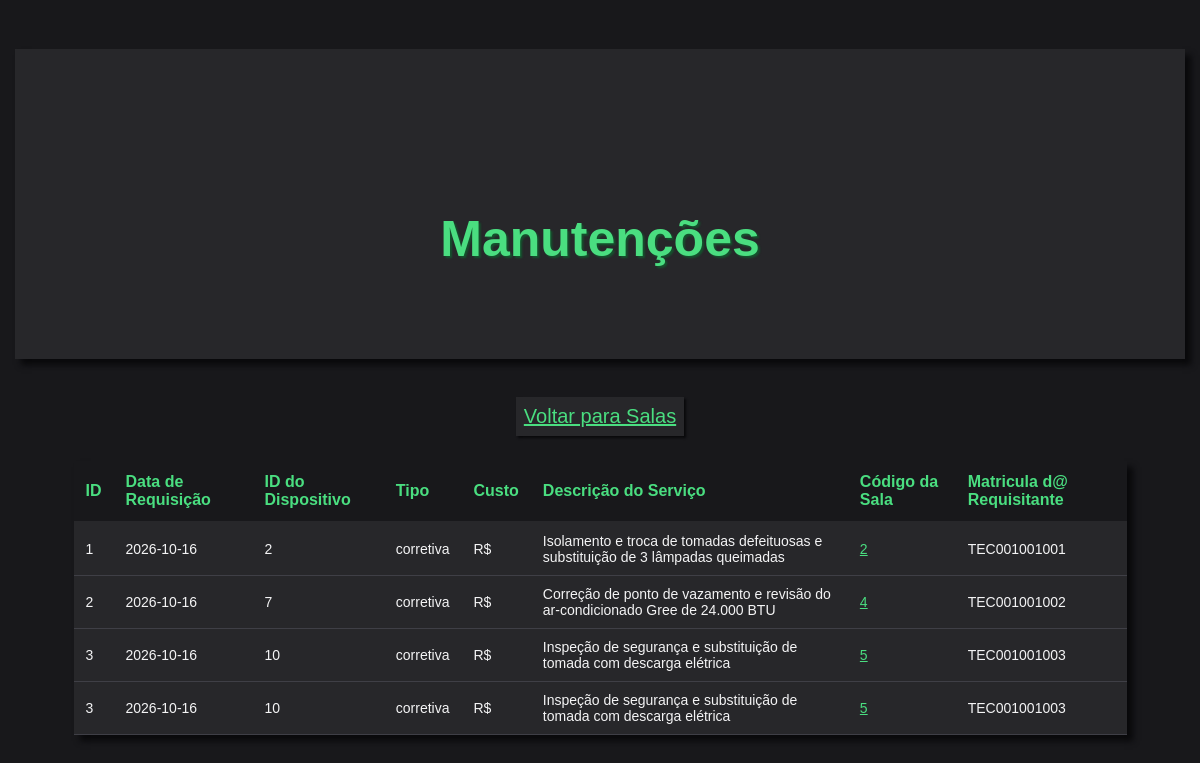
Page /manutencoes.php on the committed database.
### tables this page shows
CREATE TABLE Manutencao(
    id_manutencao INTEGER AUTO_INCREMENT PRIMARY KEY,
    descricao_servico VARCHAR(512) NOT NULL,
    tipo VARCHAR(10) CHECK(tipo IN ('preventiva', 'corretiva')),
    data_manutencao DATE,
    custo_reais DECIMAL(16, 2),
    proxima_manutencao BOOLEAN NOT NULL DEFAULT(FALSE),
    matricula_requisitante CHAR(12) NOT NULL,
    id_dispositivo INTEGER NOT NULL,
    FOREIGN KEY (matricula_requisitante) REFERENCES UsuarioTecnico(matricula_usuario),
    FOREIGN KEY (id_dispositivo) REFERENCES Dispositivo(id_dispositivo)
);

### manutencoes.php (the view, shortened to what this page needs)
<?php
    require_once 'conexao.php';
$id_dispositivo = $_GET['id_dispositivo'] ?? null;
if ($id_dispositivo !== null && $id_dispositivo !== '') {
    $sql = "SELECT * FROM Manutencao
            WHERE id_dispositivo = ?
            ORDER BY data_manutencao DESC";
    $stmt = mysqli_prepare($conn, $sql);
    mysqli_stmt_bind_param($stmt, "i", $id_dispositivo);
    mysqli_stmt_execute($stmt);
    $resultado = mysqli_stmt_get_result($stmt);
} else {
    $sql = "SELECT * FROM Manutencao ORDER BY data_manutencao";
    $resultado = mysqli_query($conn, $sql);
}
$manus = mysqli_fetch_all($resultado, MYSQLI_ASSOC);
?>
<!DOCTYPE html>
<html lang="pt">
<head>
    <link rel="stylesheet" href="style.css">
</head>
<body>
    <h1>Manutenções</h1>
    <p>
        <a href="mapa.php">Voltar para Salas</a>
    </p>
    <table>
        <tr>
            <th>ID</th>
            <th>Data de Requisição</th>
            <th>ID do Dispositivo</th>
            <th>Tipo</th>
            <th>Custo</th>
            <th>Descrição do Serviço</th>
            <th>Código da Sala</th>
            <th>Matricula d@ Requisitante</th>
        </tr>
        <?php foreach ($manus as $manu): ?>
            <tr>
                <td><?= htmlspecialchars($manu['id_manutencao']) ?></td>
                <td><?= htmlspecialchars($manu['data_manutencao']) ?></td>
                <td><?= htmlspecialchars($manu['id_dispositivo']) ?></td>
                <td><?= htmlspecialchars($manu['tipo']) ?></td>
                <td>R$<?= htmlspecialchars($manu['custo']) ?></td>
                <td><?= htmlspecialchars($manu['descricao_servico']) ?></td>
                <td><a href="dispositivos.php?cod_sala=<?= htmlspecialchars($manu['cod_sala']) ?>"><?= htmlspecialchars($manu['cod_sala']) ?></a></td>
                <td><?= htmlspecialchars($manu['matricula_requisitante']) ?></td>
            </tr>
        <?php endforeach; ?>
    </table>
</body>
</html>

### style.css (style rules this page uses)
body { display: flex; background-color: rgb(24, 24, 27); margin: 0px; height: 100vh; flex-direction: column; justify-content: flex-start; align-items: center; }
h1 { background-color: rgb(39, 39, 42); height:240px; width: 100%; padding: 0px; padding-top: 70px; display: flex; justify-content: center; align-items: center; text-align: center; top: -330px; font-size: 50px; color: rgb(74, 222, 128); font-family: sans-serif; text-shadow: 2px 2px 2px rgb(20, 83, 45); box-shadow: 6px 6px 6px rgb(9, 9, 11); }
p { color: rgb(244, 244, 245); font-size: 20px; top: 30px; background-color: rgb(39, 39, 42); box-shadow: 2px 2px 2px rgb(9, 9, 11); padding: 8px; margin: 5px; }
a { color: rgb(74, 222, 128); }
p { color:#4ade80; display: flex; justify-content: center; align-items: center; }
table { width: 90%; max-width: 1200px; border-collapse: collapse; background-color: rgb(39, 39, 42); box-shadow: 6px 6px 6px rgb(9, 9, 11); font-family: sans-serif; margin-top: 20px; }
tr { height: 50px; }
th { background-color: rgb(24, 24, 27); color: rgb(74, 222, 128); padding: 12px; text-align: left; border-bottom: 2px solid rgb(39, 39, 42); font-size: 16px; }
td { padding: 10px 12px; color: rgb(244, 244, 245); border-bottom: 1px solid rgb(63, 63, 70); font-size: 14px; }

### manutencoes.php (style rules this page uses)
body { font-family: sans-serif; margin: 0; padding: 15px; background: #f5f5f5; }

### rows in the picture
manutencao: id_manutencao "1", data_manutencao "2026-10-16", id_dispositivo "2", tipo "corretiva", descricao_servico "Isolamento e troca de tomadas defeituosas e substituição de 3 lâmpadas queimadas", matricula_requisitante "TEC001001001"
manutencao: id_manutencao "2", data_manutencao "2026-10-16", id_dispositivo "7", tipo "corretiva", descricao_servico "Correção de ponto de vazamento e revisão do ar-condicionado Gree de 24.000 BTU", cod_sala "4", matricula_requisitante "TEC001001002"
manutencao: id_manutencao "3", data_manutencao "2026-10-16", id_dispositivo "10", tipo "corretiva", descricao_servico "Inspeção de segurança e substituição de tomada com descarga elétrica", cod_sala "5", matricula_requisitante "TEC001001003"
